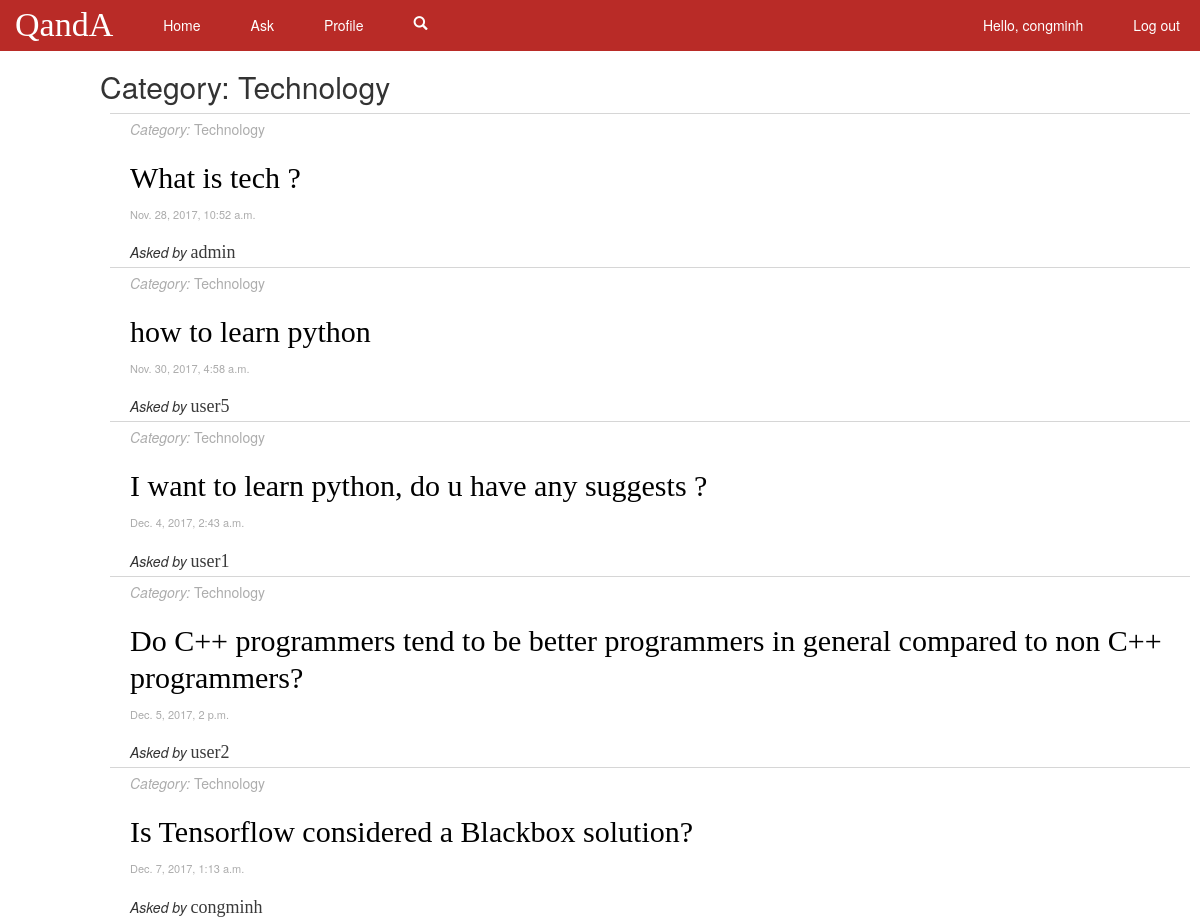
/category/Technology/ (signed in), run on an earlier commit of the app's database.
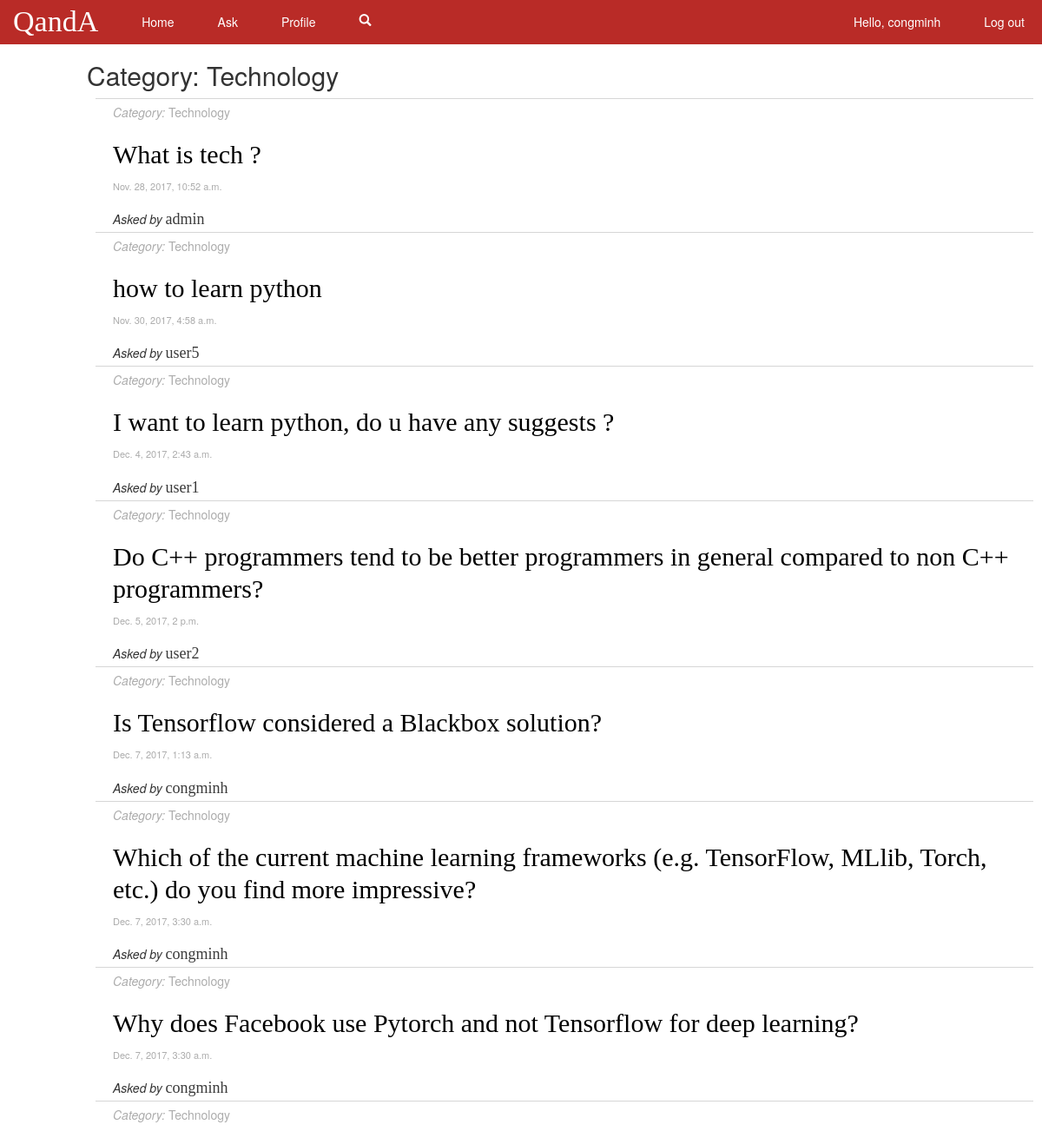
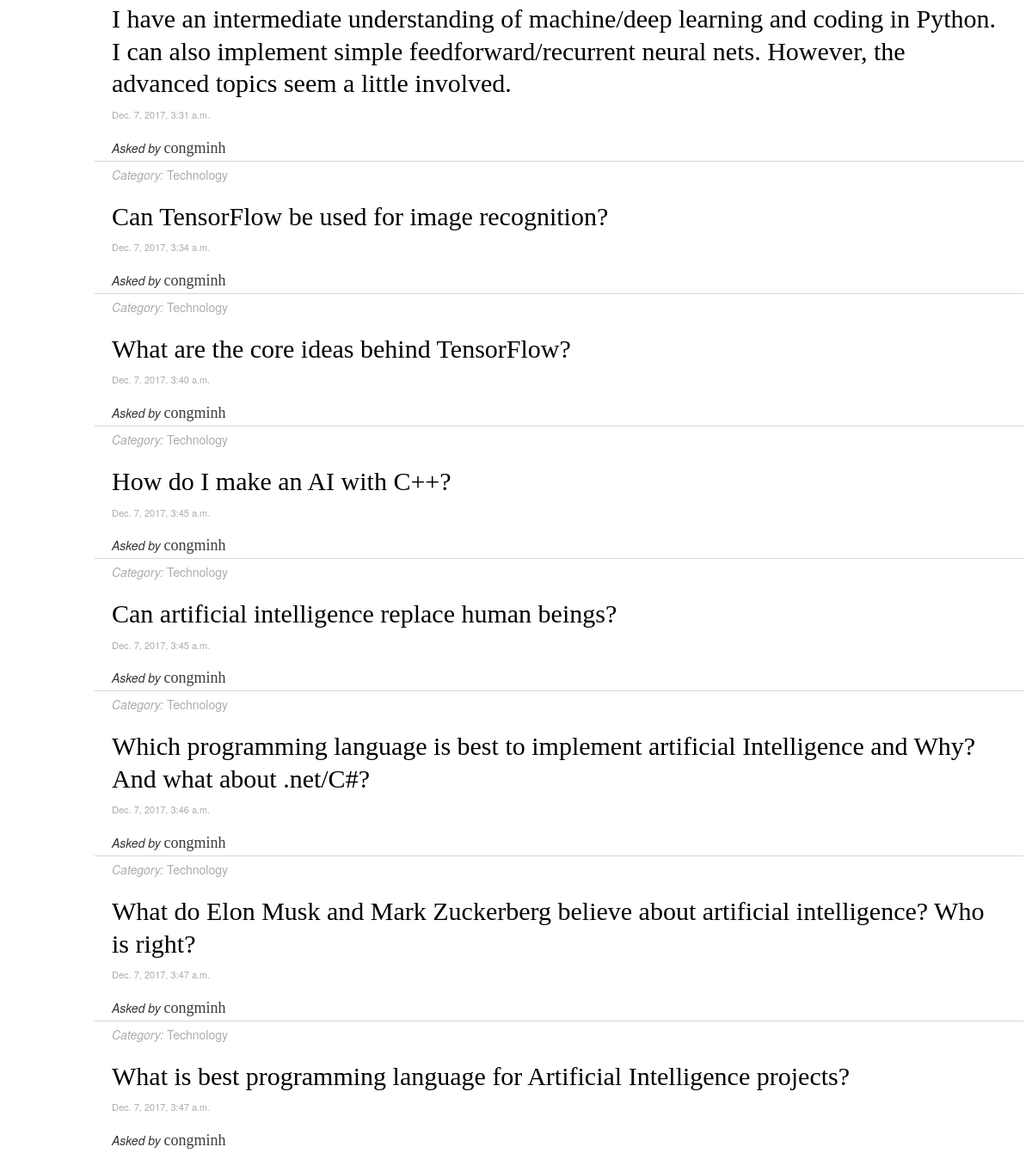
And on a later commit of the database (2 pictures, top to bottom).
### polls/models.py (models this page shows, shortened)
class Question(models.Model):
	content = models.CharField(max_length=200)
	category = models.CharField(max_length=30, null=True)
	time = models.DateTimeField('date asked')
	user = models.ForeignKey(User, on_delete=models.CASCADE, related_name="creator")
	followers = models.ManyToManyField(User, related_name="followers")

### polls/views.py (the view)
# urls.py: url(r'^category/(?P<category>\w+)/$', views.category, name='category'),
@login_required
def category(request, category):
	questions = Question.objects.filter(category=category)
	context = {'category' : category, 'questions' : questions}
	return render(request, 'polls/category.html', context)

### polls/templates/polls/category.html
{% extends "polls/base.html" %}
{% load static%}
{% block content %}
	<div class="container-fluid" id="mainview">
		<h2> Category: {{ category }} </h2>
		{% include 'polls/questions.html' with questions=questions %}
	</div>
{% endblock content %}

### polls/templates/polls/questions.html
{% load static %}
{% for question in questions %}
	<div class="content-wrapper">
		<div><a href="{% url 'polls:category' question.category %}" class="category"><i>Category:</i> {{question.category}}</a></div>
		<h2><a href="{% url 'polls:details' question.id %}" class="accent-text question-text">{{question.content}}</a></h2>
		<div class="time">{{question.time}}</div>
		<br>
		<div><span class="tagging-text">Asked by </span><a href="{% url 'polls:profile' question.user.id %}" class="accent-text username">{{question.user.username}}</a></div>
	</div>
{% endfor %}

What changed in the data, as far as the page shows it:
added Question: category "Technology", content "Which of the current machine learning frameworks (e.g. TensorFlow, MLlib, Torch, etc.) do you find more impressive?", time "Dec. 7, 2017, 3:30 a.m.", user.username "congminh"
added Question: category "Technology", content "Why does Facebook use Pytorch and not Tensorflow for deep learning?", time "Dec. 7, 2017, 3:30 a.m.", user.username "congminh"
added Question: category "Technology", content "I have an intermediate understanding of machine/deep learning and coding in Python. I can also implement simple feedforward/recurrent neural nets. However, the advanced topics seem a little involved.", time "Dec. 7, 2017, 3:31 a.m.", user.username "congminh"
added Question: category "Technology", content "Can TensorFlow be used for image recognition?", time "Dec. 7, 2017, 3:34 a.m.", user.username "congminh"
added Question: category "Technology", content "What are the core ideas behind TensorFlow?", time "Dec. 7, 2017, 3:40 a.m.", user.username "congminh"
added Question: category "Technology", content "How do I make an AI with C++?", time "Dec. 7, 2017, 3:45 a.m.", user.username "congminh"
added Question: category "Technology", content "Can artificial intelligence replace human beings?", time "Dec. 7, 2017, 3:45 a.m.", user.username "congminh"
added Question: category "Technology", content "Which programming language is best to implement artificial Intelligence and Why? And what about .net/C#?", time "Dec. 7, 2017, 3:46 a.m.", user.username "congminh"
added Question: category "Technology", content "What do Elon Musk and Mark Zuckerberg believe about artificial intelligence? Who is right?", time "Dec. 7, 2017, 3:47 a.m.", user.username "congminh"
added Question: category "Technology", content "What is best programming language for Artificial Intelligence projects?", time "Dec. 7, 2017, 3:47 a.m.", user.username "congminh"
